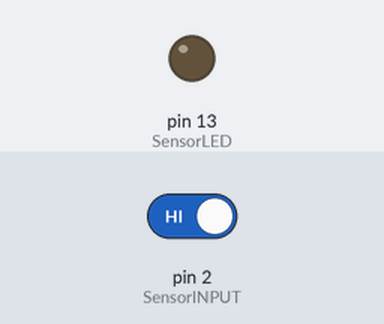
Bench run of a sketch on a simulated Arduino Uno, built with avr-gcc and run on an emulated ATmega328P. Parts: output pins drawn as LEDs (lit = HIGH). The test bench sets the inputs (shaded band); at power-on: pin 2 (SensorINPUT) HIGH.

Above: at 1.2 s.
1.3 s: pin 2 (SensorINPUT) driven LOW
At 1.7 s:
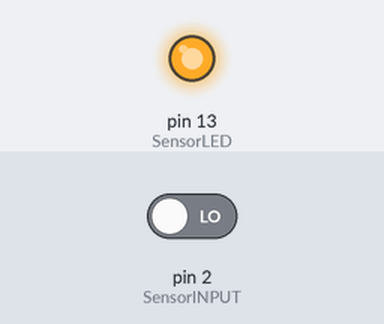
Timing chart, 0 to 4.3 s (numbered marks = the images above; inputs shaded):
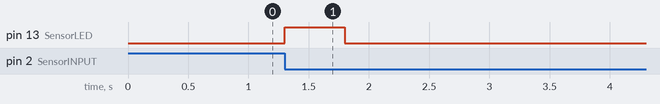

The sketch:

VibratingSensor.ino
```cpp
#define SensorLED     13
#define SensorINPUT   2
unsigned char state = 0;

void blink()//数字输入传感器下降沿触发中断服务函数
{
  state++;
}
void setup()
{
  pinMode(SensorLED, OUTPUT);
  pinMode(SensorINPUT, INPUT);
  attachInterrupt(0, blink, FALLING);//D2口为外部中断0，当有下降沿触发的时候调用blink函数
}
void loop()
{
      if(state!=0)
      {
        state = 0;
        digitalWrite(SensorLED,HIGH);
        delay(500);
      }
      else
        digitalWrite(SensorLED,LOW);
}
```

Measured:
- after the input at 1.3 s, pin 13 (SensorLED): LOW → HIGH at once, → LOW 0.50 s later
